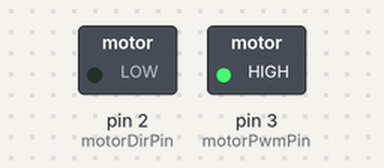
Recording of a sketch running on a simulated Arduino Uno, built with avr-gcc and run on an emulated ATmega328P. On the bench: switched loads named in the sketch (green lamp = pin HIGH). What the sketch prints to the serial monitor is not drawn.

Above: at 13.1 s.
Timing chart, 0 to 40.0 s (numbered marks = the images above):
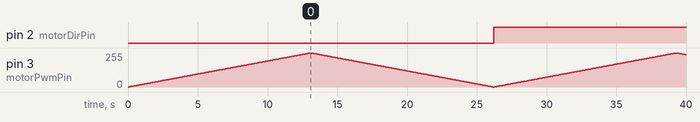

The sketch:

MotorCalibration.ino
```cpp
/***************************************************************
 * PaintingSpinner - motor calibration
 * Built by Jason Webb for artist Nadia Shinkunas
 *
 * DESCRIPTION:
 * Revs up and down motor speed to (1) verify operation and
 * (2) allow for quick tuning of program variables.
 *
 * Github repo: https://github.com/jasonwebb/PaintingSpinner
 * Author website: http://jason-webb.info
 ***************************************************************/

/*******************************
* Motor parameters
********************************/
const boolean CW = LOW;
const boolean CCW = HIGH;

boolean motorDirection = CW;

byte motorPwmPin = 3;
byte motorDirPin = 2;

int motorSpeed = 0;
int motorMaxSpeed = 255;
int motorAcceleration = 1;

const boolean UP = 0;
const boolean DOWN = 1;

boolean rampDirection = UP;

int motorUpdateInterval = 50;  // in milliseconds
unsigned int motorLastUpdate = 0;

/**************************************
* General state flags and variables
***************************************/
boolean DEBUG = true;
unsigned int currentTime = 0;

void setup() {
  // Initialize debug mode ---------------------------------------
  if (DEBUG) {
    Serial.begin(9600);
    while(!Serial);
  }

  // Initialize motor driver shield -------------------------------
  pinMode(motorPwmPin, OUTPUT);
  pinMode(motorDirPin, OUTPUT);

  analogWrite(motorPwmPin, motorSpeed);
  digitalWrite(motorDirPin, motorDirection);

  if(DEBUG)
    Serial.print("Ramping up (CW) ... ");
}

void loop() {
  currentTime = millis();

  // Update motor speed and direction  ----------------------------------------------------
  if(millis() > motorLastUpdate + motorUpdateInterval) {
    switch(rampDirection) {
      // Ramp up in current direction, then flip to ramp down mode
      case UP:
        if(motorSpeed < motorMaxSpeed) {
          motorSpeed += motorAcceleration;
        } else {
          rampDirection = DOWN;

          if(DEBUG) {
            Serial.println("done");

            if(motorDirection == CW)
              Serial.print("Ramping down (CW) ... ");
            else
              Serial.print("Ramping down (CCW) ... ");
          }
        }

        break;

      // Ramp down in current direction, then flip to ramp up mode and flip direction
      case DOWN:
        if(motorSpeed > 0) {
          motorSpeed -= motorAcceleration;
        } else {
          rampDirection = UP;

          if(DEBUG)
            Serial.println("done");

          if(motorDirection == CW) {
            motorDirection = CCW;

            if(DEBUG)
              Serial.print("Ramping up (CCW) ... ");
          } else {
            motorDirection = CW;

            if(DEBUG)
              Serial.print("Ramping up (CW) ... ");
          }
        }

        break;
    }

    motorLastUpdate = millis();
  }

  // Push most recent direction and speed to shield
  digitalWrite(motorDirPin, motorDirection);
  analogWrite(motorPwmPin, motorSpeed);
}
```

Measured:
- by itself, pin 2 (motorDirPin): LOW → HIGH at 26.2 s
